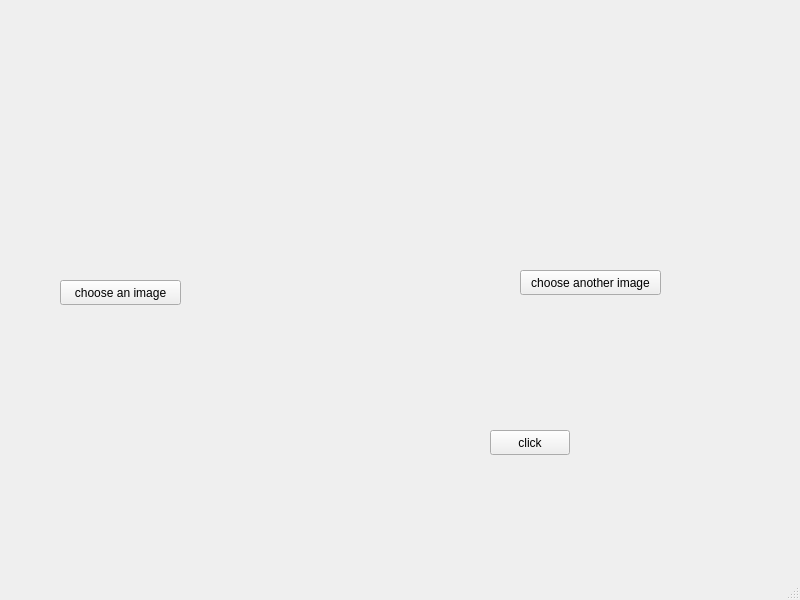
<?xml version="1.0" encoding="UTF-8"?>
<ui version="4.0">
 <class>MainWindow</class>
 <widget class="QMainWindow" name="MainWindow">
  <property name="geometry">
   <rect>
    <x>0</x>
    <y>0</y>
    <width>800</width>
    <height>600</height>
   </rect>
  </property>
  <property name="windowTitle">
   <string>MainWindow</string>
  </property>
  <widget class="QWidget" name="centralwidget">
   <widget class="QPushButton" name="btn_image">
    <property name="geometry">
     <rect>
      <x>60</x>
      <y>280</y>
      <width>121</width>
      <height>25</height>
     </rect>
    </property>
    <property name="text">
     <string>choose an image</string>
    </property>
   </widget>
   <widget class="QLabel" name="lbl_image">
    <property name="geometry">
     <rect>
      <x>40</x>
      <y>20</y>
      <width>251</width>
      <height>211</height>
     </rect>
    </property>
    <property name="cursor">
     <cursorShape>ArrowCursor</cursorShape>
    </property>
    <property name="text">
     <string/>
    </property>
   </widget>
   <widget class="QLabel" name="lbl_image2">
    <property name="geometry">
     <rect>
      <x>460</x>
      <y>30</y>
      <width>271</width>
      <height>191</height>
     </rect>
    </property>
    <property name="text">
     <string/>
    </property>
   </widget>
   <widget class="QPushButton" name="btn_clicked2">
    <property name="geometry">
     <rect>
      <x>520</x>
      <y>270</y>
      <width>141</width>
      <height>25</height>
     </rect>
    </property>
    <property name="text">
     <string>choose another image</string>
    </property>
   </widget>
   <widget class="QPushButton" name="click_on">
    <property name="geometry">
     <rect>
      <x>490</x>
      <y>430</y>
      <width>80</width>
      <height>25</height>
     </rect>
    </property>
    <property name="text">
     <string>click</string>
    </property>
   </widget>
   <widget class="QLabel" name="lbl_image3">
    <property name="geometry">
     <rect>
      <x>100</x>
      <y>340</y>
      <width>331</width>
      <height>181</height>
     </rect>
    </property>
    <property name="text">
     <string/>
    </property>
   </widget>
  </widget>
  <widget class="QMenuBar" name="menubar">
   <property name="geometry">
    <rect>
     <x>0</x>
     <y>0</y>
     <width>800</width>
     <height>25</height>
    </rect>
   </property>
  </widget>
  <widget class="QStatusBar" name="statusbar"/>
 </widget>
 <resources/>
 <connections/>
</ui>
